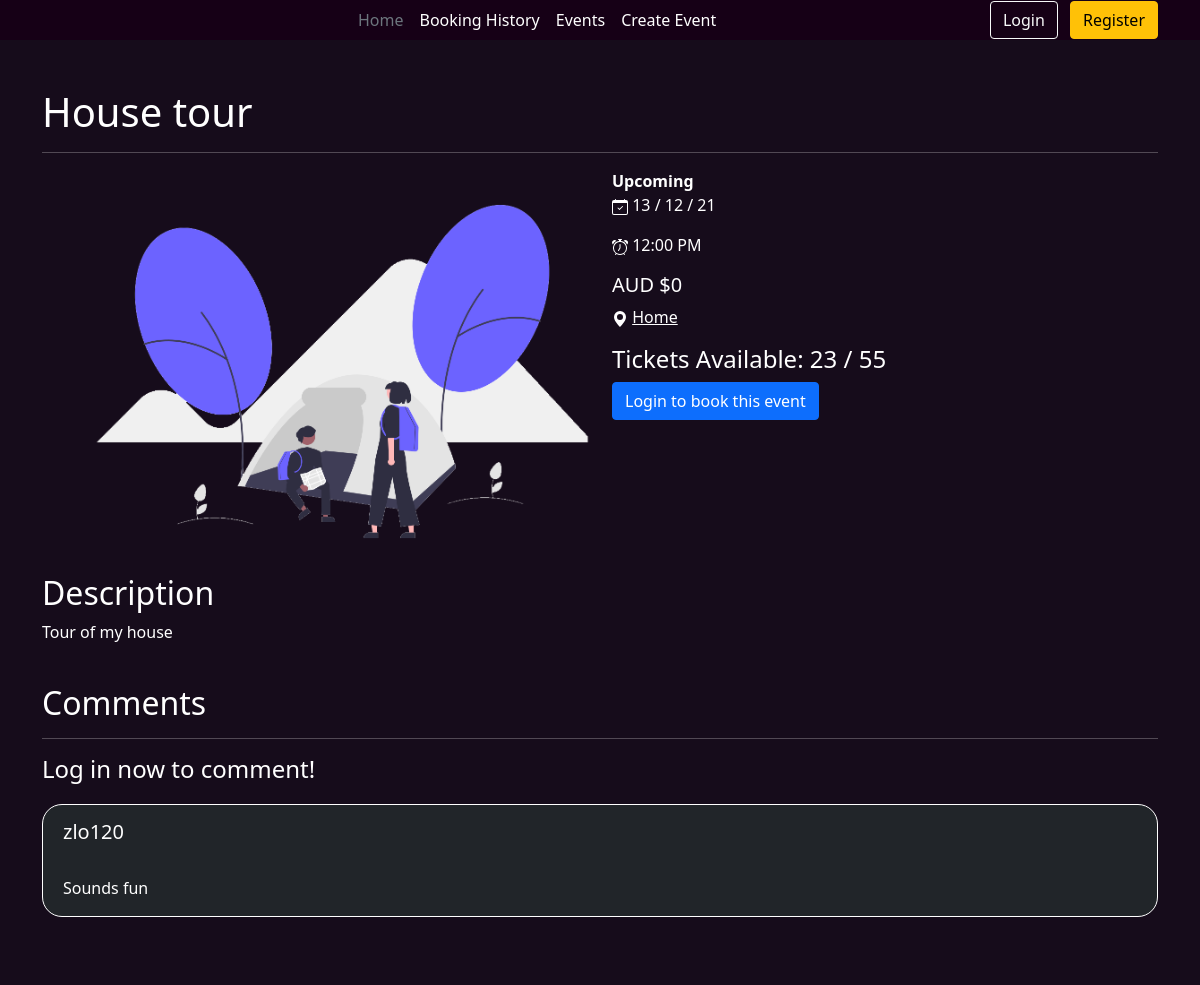
Page /event/view/1 on the earlier database version.
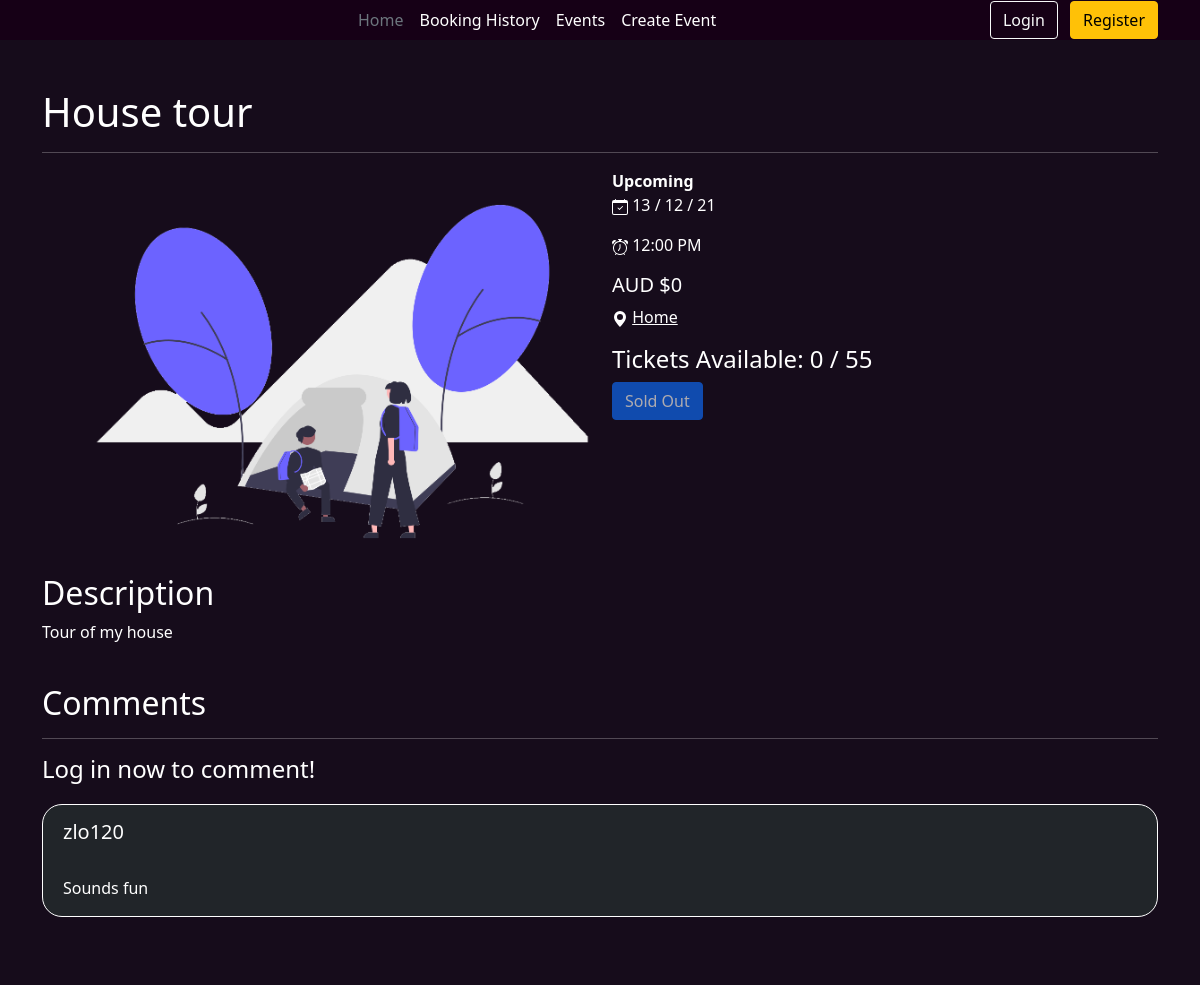
Same page on the later database version.
### website/models.py (models this page shows)
class Event(db.Model):
    __tablename__ = "events"
    EventID = db.Column(db.Integer, primary_key = True, nullable = False, autoincrement=True)
    Name = db.Column(db.String(256), nullable = False)
    Description = db.Column(db.String(256), nullable = False)
    Status = db.Column(db.String(256), nullable = False)
    DateTime = db.Column(db.DateTime, nullable = False)
    Cost = db.Column(db.Integer, nullable = False)
    Address = db.Column(db.String(256), nullable = False)
    AvailableTickets = db.Column(db.Integer, nullable = False)
    TotalTickets = db.Column(db.Integer, nullable = False)
    Image = db.Column(db.String(256), nullable = True)
    Username = db.Column(db.Integer, db.ForeignKey('users.Username'))
    CategoryID = db.Column(db.Integer, db.ForeignKey('categories.CategoryID'))
    Comments = db.relationship("Comment", backref="Event")
    Orders = db.relationship("Order", backref="Event")

class Comment(db.Model):
    __tablename__ = "comments"
    CommentID = db.Column(db.Integer, primary_key = True, nullable = False, autoincrement=True)
    Comment = db.Column(db.String(256), nullable = False)
    DateTime = db.Column(db.DateTime, nullable = False)
    Username = db.Column(db.Integer, db.ForeignKey('users.Username'))
    EventID = db.Column(db.Integer, db.ForeignKey('events.EventID'))

### website/event.py (the view, shortened to what this page needs)
@eventbp.route('/view/<int:id>', methods=['GET', 'POST'])
def view(id):
    event = Event.query.filter_by(EventID = id).first()
    form = CreateComment()
    if event is None:
        return abort(404)
    bookingForm = bookEvent(event)
    return render_template("event/view.html", event = event, form = form , bookingForm = bookingForm)

### website/forms.py (called while the page is built)
def bookEvent(event):
    class CreateBooking(FlaskForm):
        Amount = IntegerField("Number of Tickets", validators=[InputRequired(), NumberRange(min = 1, max = event.AvailableTickets)])
        Submit = SubmitField("Place order")
    return CreateBooking()

### website/templates/event/view.html (shortened to what this page needs)
{% extends "base.html" %}
{% block body %}
<div class="container">
  <div class="white event-content mt-5">
    <h1 class="mb-3" style="text-align: left;">{{event.Name}}</h1>
    <hr>
    <div class="row mb-4">
      <div class="col-6">
        <img width="600px" src="{{ url_for('static' , filename=event.Image) }}" alt="">
        <h2>Description</h2>
        <p>{{event.Description}}</p>
      </div>
      <div class="col-6">
        <strong>{{event.Status}}</strong>
        <p> {{event.DateTime.strftime('%d / %m / %y')}}</p>
        <p> {{event.DateTime.strftime('%I:%M %p')}}</p>
        <h5>AUD ${{event.Cost}}</h5>
        <p><svg xmlns="http://www.w3.org/2000/svg" width="16" height="16" fill="currentColor" class="bi bi-geo-alt-fill" viewBox="0 0 16 16">
            <path d="M8 16s6-5.686 6-10A6 6 0 0 0 2 6c0 4.314 6 10 6 10zm0-7a3 3 0 1 1 0-6 3 3 0 0 1 0 6z"/>
          </svg> <a style="color: white;" target="_blank" href="https://maps.google.com/?q={{event.Address}}">{{event.Address}}</a></p>
        <h4>Tickets Available: {{event.AvailableTickets}} / {{event.TotalTickets}}</h4>
        {% if event.AvailableTickets == 0 %}
        <button type="button" class="btn btn-primary" disabled>Sold Out</button>
        {% elif current_user.is_authenticated %}
        <button type="button" class="btn btn-primary" data-bs-toggle="modal" data-bs-target="#bookingModal">
          Purchase Tickets
        </button>
        {% else %}
        <a href="{{url_for('auth.login')}}" class="btn btn-primary">Login to book this event</a>
        {% endif %}
      </div>
    </div>
    <div class="comments">
      <h2>Comments</h2>
      <hr>
      {% if current_user.is_authenticated %}
      <form action="" method="POST">
        {{form.hidden_tag()}}
        <div class="form-group">
          {{form.Content(class="form-control")}}
          {{form.Submit(class="form-control mt-3 mb-5 btn btn-primary", style="width:25%")}}
        </div>
      </form>
      {%else%}
      <h4>Log in now to comment!</h4>
      {% endif %}
      {% if event.Comments | length < 1 %}
      <h4>There doesn't seem to be any comments yet...</h4>
      {% else %}
        {% for comment in event.Comments %}
        <div class="comment bg-dark" style="border-style: solid; border-width: thin; border-color: white;">
          <div class="comment-contents">
              <h5 class="">{{comment.Username}}</h5><br>
              <p>{{comment.Comment}}</p>
          </div>
        </div>
        {% endfor %}
      {% endif %}
    </div>
</div>
</div>
{% endblock %}

### website/templates/base.html (shortened to what this page needs)
<!DOCTYPE html>
<html lang="en">
<head>
    <link href="https://cdn.jsdelivr.net/npm/bootstrap@5.1.0/dist/css/bootstrap.min.css" rel="stylesheet">
    <link rel="stylesheet" href="{{ url_for('static', filename='index.css') }}">
</head>
<body>
    <header>
        <div class="container">
            <div class="d-flex flex-wrap align-items-center justify-content-center justify-content-lg-start">
                <a href="/" class="d-flex align-items-center mb-2 mb-lg-0 text-white text-decoration-none">
                    <svg class="bi me-2" width="100%" height="32" role="img" aria-label="Bootstrap"><use xlink:href="/IM"/></svg>
                </a>
                <ul class="nav col-12 col-lg-auto me-lg-auto mb-2 justify-content-center mb-md-0">
                    <li><a href="{{url_for('main.index')}}" class="nav-link px-2 text-secondary">Home</a></li>
                    <li><a href="#" class="nav-link px-2 text-white">Booking History</a></li>
                    <li><a href="#" class="nav-link px-2 text-white">Events</a></li>
                    <li><a href="{{url_for('event.create')}}" class="nav-link px-2 text-white">Create Event</a></li>
                </ul>
                <div class="text-end">
                    {% if current_user.is_authenticated %}
                    <a class="btn btn-outline-light me-2" href="{{url_for('auth.logout')}}">Log Out</a>
                    {% else %}
                    <a class="btn btn-outline-light me-2" href="{{url_for('auth.login')}}">Login</a>
                    <a class="btn btn-warning" href="{{url_for('auth.register')}}">Register</a>
                    {% endif %}
                </div>
            </div>
        </div>
    </header>
    <body>
        {% block body %}{% endblock %}
    </body>
    <footer>
    </footer>
</body>
</html>

### website/static/index.css (style rules this page uses)
.white { color: white; }
.white p { color: white; }
h1, h2, h3, h4, h5, h6 { color: white; }
p { color: black; }
header { background-color: rgb(22, 0, 22); }
body { background-color: #160c1b; }
footer { background-color: #160c1b; padding-bottom: 3em; }
hr { border: 0; border-top: 1px solid white; }
.comments { text-align: left; }
.comment { border-radius: 20px; margin-top: 20px; margin-bottom: 20px; }
.comment-contents { padding-left: 20px; padding-top: 15px; }

Differences in the rows shown:
changed Event "House tour": AvailableTickets "23" → "0"
Other differences:
text no longer shown: "Login to book this event"
text now shown: "Sold Out"
